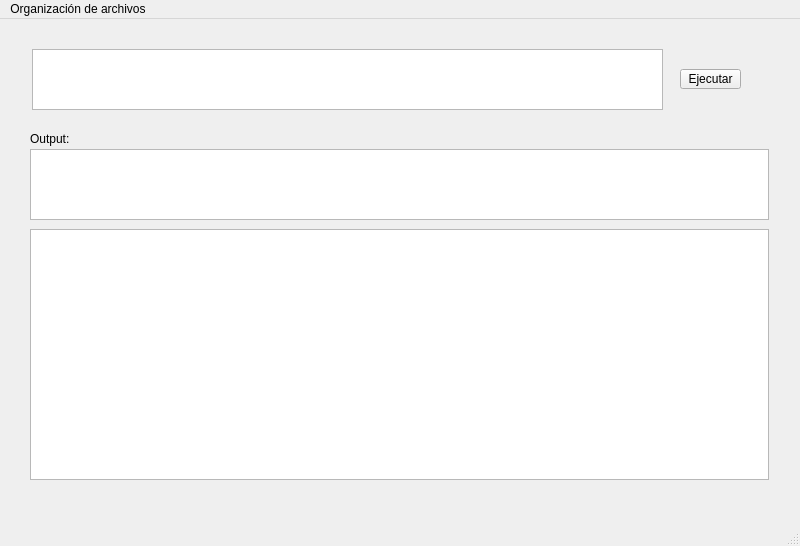
<?xml version="1.0" encoding="UTF-8"?>
<ui version="4.0">
    <class>MainWindow</class>
    <widget class="QMainWindow" name="MainWindow">
        <property name="geometry">
            <rect>
                <x>0</x>
                <y>0</y>
                <width>800</width>
                <height>546</height>
            </rect>
        </property>
        <property name="windowTitle">
            <string>MainWindow</string>
        </property>
        <widget class="QWidget" name="centralwidget">
            <widget class="QPlainTextEdit" name="input_sql">
                <property name="enabled">
                    <bool>true</bool>
                </property>
                <property name="geometry">
                    <rect>
                        <x>32</x>
                        <y>30</y>
                        <width>631</width>
                        <height>61</height>
                    </rect>
                </property>
                <property name="sizePolicy">
                    <sizepolicy hsizetype="Expanding" vsizetype="Expanding">
                        <horstretch>0</horstretch>
                        <verstretch>0</verstretch>
                    </sizepolicy>
                </property>
                <property name="minimumSize">
                    <size>
                        <width>0</width>
                        <height>0</height>
                    </size>
                </property>
                <property name="maximumSize">
                    <size>
                        <width>16777215</width>
                        <height>194</height>
                    </size>
                </property>
                <property name="plainText">
                    <string/>
                </property>
                <property name="placeholderText">
                    <string>Ingrese un comando SQL</string>
                </property>
            </widget>
            <widget class="QPushButton" name="exec_button">
                <property name="geometry">
                    <rect>
                        <x>680</x>
                        <y>50</y>
                        <width>61</width>
                        <height>20</height>
                    </rect>
                </property>
                <property name="text">
                    <string>Ejecutar</string>
                </property>
            </widget>
            <widget class="QLabel" name="label">
                <property name="geometry">
                    <rect>
                        <x>30</x>
                        <y>110</y>
                        <width>181</width>
                        <height>20</height>
                    </rect>
                </property>
                <property name="text">
                    <string>Output:</string>
                </property>
            </widget>
            <widget class="QTextBrowser" name="txt_output">
                <property name="geometry">
                    <rect>
                        <x>30</x>
                        <y>130</y>
                        <width>739</width>
                        <height>71</height>
                    </rect>
                </property>
                <property name="sizePolicy">
                    <sizepolicy hsizetype="Expanding" vsizetype="Expanding">
                        <horstretch>0</horstretch>
                        <verstretch>0</verstretch>
                    </sizepolicy>
                </property>
                <property name="minimumSize">
                    <size>
                        <width>0</width>
                        <height>0</height>
                    </size>
                </property>
                <property name="maximumSize">
                    <size>
                        <width>16777215</width>
                        <height>16777215</height>
                    </size>
                </property>
            </widget>
            <widget class="QTableView" name="tableView">
                <property name="enabled">
                    <bool>true</bool>
                </property>
                <property name="geometry">
                    <rect>
                        <x>30</x>
                        <y>210</y>
                        <width>739</width>
                        <height>251</height>
                    </rect>
                </property>
                <attribute name="horizontalHeaderVisible">
                    <bool>true</bool>
                </attribute>
            </widget>
        </widget>
        <widget class="QMenuBar" name="menubar">
            <property name="geometry">
                <rect>
                    <x>0</x>
                    <y>0</y>
                    <width>800</width>
                    <height>17</height>
                </rect>
            </property>
            <widget class="QMenu" name="menuzzzz">
                <property name="title">
                    <string>Organización de archivos</string>
                </property>
            </widget>
            <addaction name="menuzzzz"/>
        </widget>
        <widget class="QStatusBar" name="statusbar"/>
    </widget>
    <resources/>
    <connections/>
</ui>
